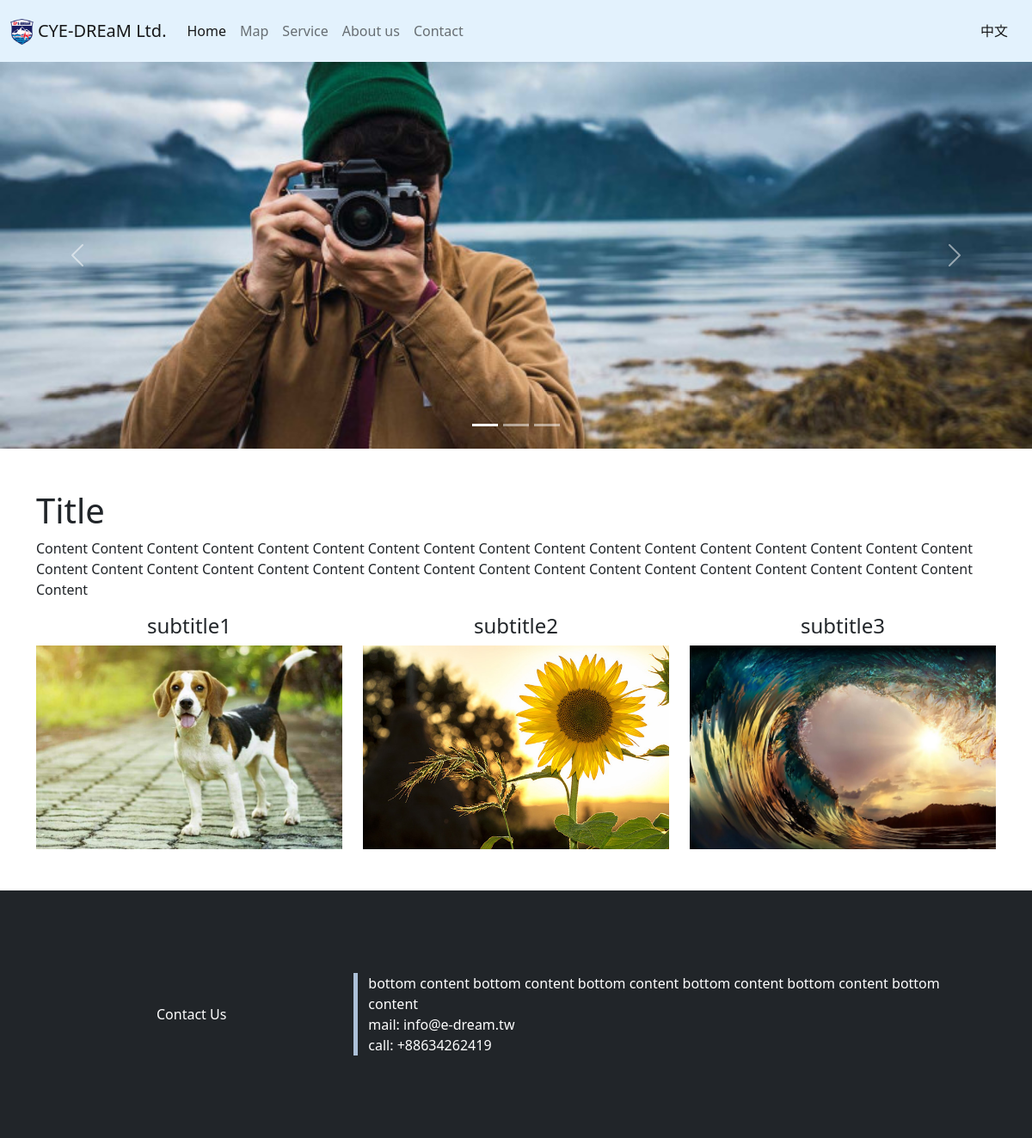
Before: /en with the older database file.
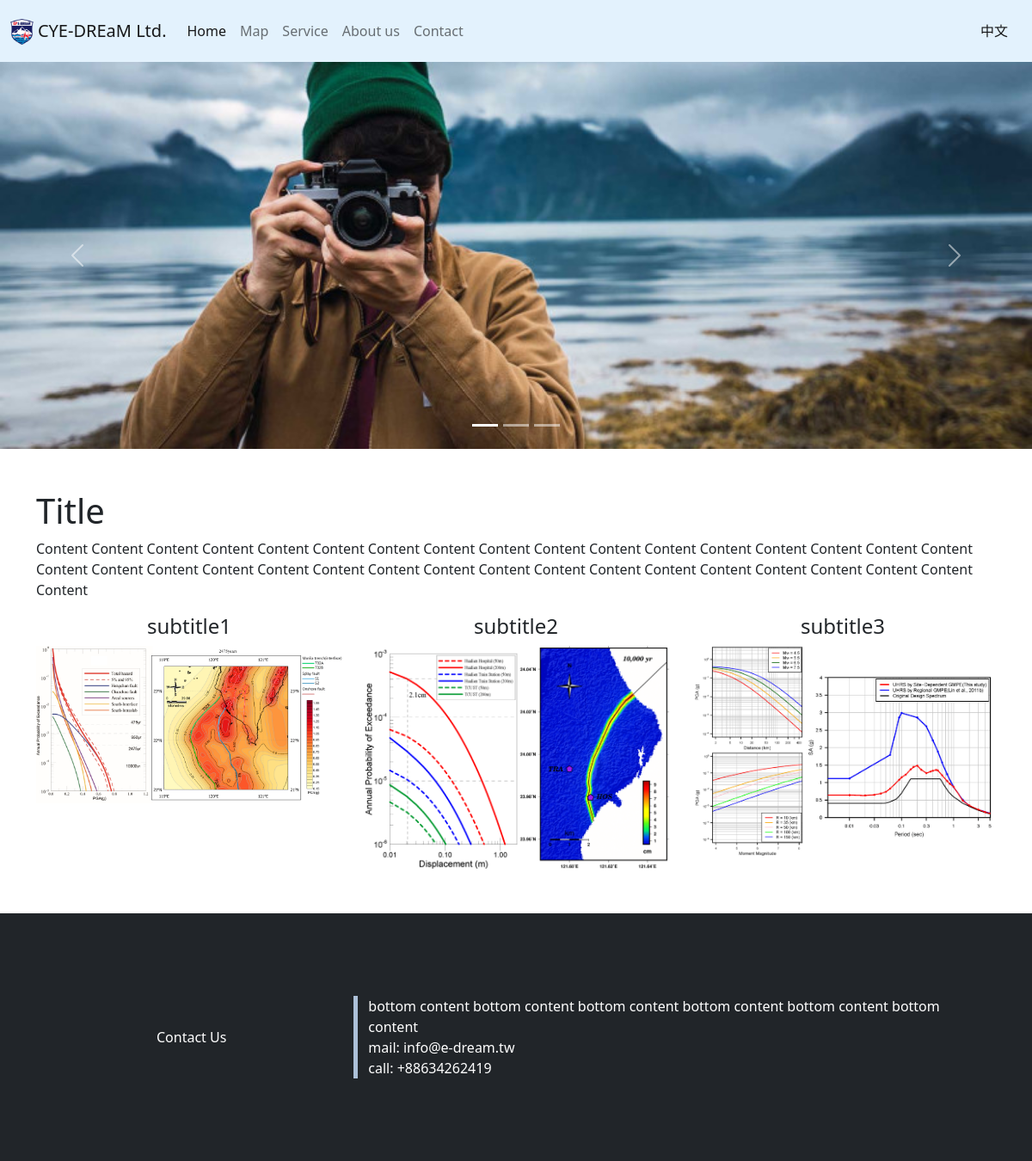
After: the same page with the newer database file.
### home/models.py (models this page shows, shortened)
class HomePage(models.Model):
    name = models.CharField('公司名稱', max_length=20)
    logo= models.ImageField("公司logo",storage=OverwriteStorage(),upload_to='',blank=True)
    big_pic_url1 = models.ImageField("圖片1 URL",storage=OverwriteStorage(),upload_to='home_image/',blank=True)
    big_pic_url2 = models.ImageField("圖片2 URL",storage=OverwriteStorage(),upload_to='home_image/',blank=True)
    big_pic_url3 = models.ImageField("圖片3 URL",storage=OverwriteStorage(),upload_to='home_image/',blank=True)
    title = models.CharField('標題', max_length=20)
    title_content=models.TextField('標題內容', max_length=200)
    sub_title1=models.CharField('子標題1', max_length=50,blank=True)
    sub_title2=models.CharField('子標題2', max_length=50,blank=True)
    sub_title3=models.CharField('子標題3', max_length=50,blank=True)
    sub_title4=models.CharField('子標題4', max_length=50,blank=True)
    pic_url1 = models.ImageField("子標題圖片1 URL",storage=OverwriteStorage(),upload_to='home_image/',blank=True)
    pic_url2 = models.ImageField("子標題圖片2 URL",storage=OverwriteStorage(),upload_to='home_image/',blank=True)
    pic_url3 = models.ImageField("子標題圖片3 URL",storage=OverwriteStorage(),upload_to='home_image/',blank=True)
    pic_url4 = models.ImageField("子標題圖片4 URL",storage=OverwriteStorage(),upload_to='home_image/',blank=True)
    bottom_title=models.CharField('底部標題', max_length=20,blank=True)
    bottom_content=models.TextField('底部內容', max_length=300,blank=True)
    bottom_email=models.CharField('底部email', max_length=100,blank=True)
    bottom_phone=models.CharField('底部連絡電話', max_length=50,blank=True)

### home/views.py (the view)
# urls.py: path("en",showHomepage_EN)
def showHomepage_EN(request):
    content=HomePage_EN.objects.all()
    Home_page_img=HomePage.objects.all()
    return render(request,"HomePage_EN.html",{"Home_Content_EN":content,"Home_Content":Home_page_img})

### templates/HomePage_EN.html (shortened to what the changed rows need)
{% load static %}
<!DOCTYPE html>
<html lang="en">
{% for Content_EN in Home_Content_EN %}
{% for Content in Home_Content %}
<head>
    <link href="https://cdn.jsdelivr.net/npm/bootstrap@5.0.2/dist/css/bootstrap.min.css" rel="stylesheet"
>
    <link rel="stylesheet" href="{% static 'css/HomePage.css' %}">
</head>
<body>
    <nav class="navbar navbar-expand-lg navbar-light" style='background-color: #e3f2fd;'>
        <div class="container-xxl">
            <a class="navbar-brand" href="">
                <img src="../static/assets/{{ Content.logo }}" alt="" height="30"
                    class="d-inline-block align-text-top">
                {{Content_EN.name}}</a>
            <div class="collapse navbar-collapse" id="navbarSupportedContent">
                <ul class="navbar-nav me-auto mb-2 mb-lg-0">
                    <li class="nav-item">
                        <a class="nav-link active" aria-current="page" href="">Home</a>
                    </li>
                    <li class="nav-item">
                        <a class="nav-link" href="MapPage/en">Map</a>
                    </li>
                    <li class="nav-item">
                        <a class="nav-link" href="Service/en">Service</a>
                    </li>
                    <li class="nav-item">
                        <a class="nav-link" href="AboutUs/en">About us</a>
                    </li>
                    <li class="nav-item">
                        <a class="nav-link" href="Contact/en">Contact</a>
                    </li>
                </ul>
                <span class="navbar-text">
                    <a class="nav-link" href="..">中文</a>
                </span>
            </div>
        </div>
    </nav>
    <div id="carouselExampleIndicators" class="carousel slide" data-bs-ride="carousel">
        <div class="carousel-indicators">
            <button type="button" data-bs-target="#carouselExampleIndicators" data-bs-slide-to="0" class="active"
                aria-current="true" aria-label="Slide 1"></button>
            <button type="button" data-bs-target="#carouselExampleIndicators" data-bs-slide-to="1"
                aria-label="Slide 2"></button>
            <button type="button" data-bs-target="#carouselExampleIndicators" data-bs-slide-to="2"
                aria-label="Slide 3"></button>
        </div>
        <div class="carousel-inner">
            <div class="carousel-item active">
                <img src="../static/assets/{{ Content.big_pic_url1 }}" class="d-block w-100">
            </div>
        </div>
        <button class="carousel-control-prev" type="button" data-bs-target="#carouselExampleIndicators"
            data-bs-slide="prev">
            <span class="carousel-control-prev-icon" aria-hidden="true"></span>
        </button>
        <button class="carousel-control-next" type="button" data-bs-target="#carouselExampleIndicators"
            data-bs-slide="next">
            <span class="carousel-control-next-icon" aria-hidden="true"></span>
        </button>
    </div>
    <div class="container">
        <div class="row">
            <div class="col-12 col-md-12">
                <br>
                <br>
                <h1>{{ Content_EN.title }}</h1>
                <p>{{Content_EN.title_content}}
                </p>
                <div class="row">
                    <div class="col-12 col-md-4 text-center">
                        <div class="item">
                            <h4>{{Content_EN.sub_title1}}</h4>
                            <img src="../static/assets/{{ Content.pic_url1 }}" class="img-fluid">
                        </div>
                    </div>
                    <div class="col-12 col-md-4 text-center">
                        <div class="item">
                            <h4>{{Content_EN.sub_title2}}</h4>
                            <img src="../static/assets/{{ Content.pic_url2 }}" class="img-fluid">
                        </div>
                    </div>
                    <div class="col-12 col-md-4 text-center">
                        <div class="item">
                            <h4>{{Content_EN.sub_title3}}</h4>
                            <img src="../static/assets/{{ Content.pic_url3 }}" class="img-fluid">
                        </div>
                    </div>
                </div>
            </div>
        </div>
    </div>
    <footer class="bd-footer py-4 py-md-5 mt-5 bg-dark">
        <div class="container py-4 py-md-5 px-4 px-md-3">
            <div class="row align-items-center">
                <div class="text-center col-4 col-md-4" style="color:white">{{Content_EN.bottom_title}}</div>
                <div class="text-left col-8 col-md-8" id="Contact" style="color:white">
                    {{Content_EN.bottom_content}}<br>
                    mail: {{Content_EN.bottom_email}}<br>
                    call: {{Content_EN.bottom_phone}}
                </div>
            </div>
        </div>
    </footer>
</body>
{% endfor %}
{% endfor %}
</html>

Changed rows visible on the page:
changed HomePage: pic_url1: a different picture; pic_url2: a different picture; pic_url3: a different picture
